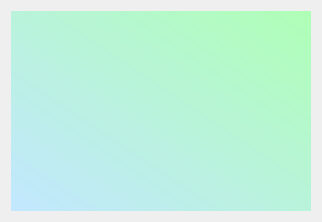
         <widget class="QWidget" name="Login">
          <layout class="QHBoxLayout" name="horizontalLayout_3">
           <item>
            <widget class="QWidget" name="login_background" native="true">
             <property name="styleSheet">
              <string notr="true">#login_background{
		background: qlineargradient(spread:pad, x1:0, y1:1, x2:1, y2:0, stop:0 rgb(194, 231, 255), stop:1 rgb(175, 255, 182))
}</string>
             </property>
             <layout class="QHBoxLayout" name="horizontalLayout_4">
              <property name="leftMargin">
               <number>150</number>
              </property>
              <property name="topMargin">
               <number>100</number>
              </property>
              <property name="rightMargin">
               <number>150</number>
              </property>
              <property name="bottomMargin">
               <number>100</number>
              </property>
              <item>
               <widget class="QWidget" name="widget_login" native="true">
                <property name="styleSheet">
                 <string notr="true">#widget_login {
	background-color: rgb(255, 255, 255);
	border-radius: 20px; 
}</string>
                </property>
                <widget class="QLabel" name="label_background">
                 <property name="geometry">
                  <rect>
                   <x>0</x>
                   <y>-10</y>
                   <width>381</width>
                   <height>371</height>
                  </rect>
                 </property>
                 <property name="styleSheet">
                  <string notr="true">#label_background {
	border-radius:20px; 
}</string>
                 </property>
                 <property name="text">
                  <string/>
                 </property>
                 <property name="pixmap">
                  <pixmap>../login.png</pixmap>
                 </property>
                 <property name="scaledContents">
                  <bool>true</bool>
                 </property>
                </widget>
                <widget class="QLabel" name="label">
                 <property name="geometry">
                  <rect>
                   <x>350</x>
                   <y>40</y>
                   <width>241</width>
                   <height>41</height>
                  </rect>
                 </property>
                 <property name="font">
                  <font>
                   <pointsize>28</pointsize>
                   <weight>50</weight>
                   <italic>true</italic>
                   <bold>false</bold>
                  </font>
                 </property>
                 <property name="text">
                  <string>UserLogin</string>
                 </property>
                </widget>
                <widget class="QLabel" name="label_2">
                 <property name="geometry">
                  <rect>
                   <x>350</x>
                   <y>90</y>
                   <width>161</width>
                   <height>51</height>
                  </rect>
                 </property>
                 <property name="font">
                  <font>
                   <pointsize>28</pointsize>
                   <weight>75</weight>
                   <italic>false</italic>
                   <bold>true</bold>
                  </font>
                 </property>
                 <property name="text">
                  <string>欢迎登录</string>
                 </property>
                </widget>
                <widget class="QLabel" name="label_3">
                 <property name="geometry">
                  <rect>
                   <x>510</x>
                   <y>110</y>
                   <width>151</width>
                   <height>20</height>
                  </rect>
                 </property>
                 <property name="font">
                  <font>
                   <pointsize>11</pointsize>
                   <weight>75</weight>
                   <italic>false</italic>
                   <bold>true</bold>
                  </font>
                 </property>
                 <property name="text">
                  <string>康复训练&amp;管理系统</string>
                 </property>
                </widget>
                <widget class="QLabel" name="label_4">
                 <property name="geometry">
                  <rect>
                   <x>360</x>
                   <y>180</y>
                   <width>54</width>
                   <height>12</height>
                  </rect>
                 </property>
                 <property name="text">
                  <string>用户名</string>
                 </property>
                </widget>
                <widget class="QTextEdit" name="textEdit">
                 <property name="geometry">
                  <rect>
                   <x>360</x>
                   <y>200</y>
                   <width>281</width>
                   <height>31</height>
                  </rect>
                 </property>
                </widget>
                <widget class="QLabel" name="label_5">
                 <property name="geometry">
                  <rect>
                   <x>360</x>
                   <y>250</y>
                   <width>54</width>
                   <height>12</height>
                  </rect>
                 </property>
                 <property name="text">
                  <string>密码</string>
                 </property>
                </widget>
                <widget class="QTextEdit" name="textEdit_2">
                 <property name="geometry">
                  <rect>
                   <x>360</x>
                   <y>270</y>
                   <width>281</width>
                   <height>31</height>
                  </rect>
                 </property>
                </widget>
                <widget class="QPushButton" name="pushButton_6">
                 <property name="geometry">
                  <rect>
                   <x>440</x>
                   <y>310</y>
                   <width>141</width>
                   <height>23</height>
                  </rect>
                 </property>
                 <property name="text">
                  <string>登录</string>
                 </property>
                </widget>
               </widget>
              </item>
             </layout>
            </widget>
           </item>
          </layout>
         </widget>
